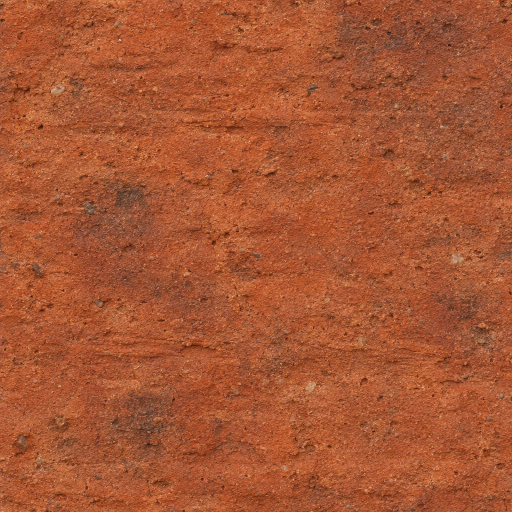
#> input picture unreal/PlayAmerica250/SourceArt/battlefield/raw/BrickHandmade.png, 1024 x 1024 px (shown at 1/2 size)
$ python -i build_battlefield_backdrop.py   (imports and definitions only)
#> lines starting #> are read from the running program, lines starting #| are printed output that depends on the picture
"""Photographic horizon and ground variation for the battle levels.

Two things a tiling surface texture cannot give, each from OpenAI images
(PA250_OPENAI_IMAGE_MODEL, default gpt-image-2.6-sunburst, quality high):

  raw/Horizon_<n>.png               wood-edge photographs, sky cut out (RGBA, 2560x864)
  textures/HorizonTreeline.png      the panels joined into one strip that wraps (8192x1024,
                                    RGBA; alpha is the cut-out). Drawn on a ring round the
                                    field by build_levels.py, so the ground no longer ends in
                                    a bare skyline.
  raw/PastureAerial.png             a pasture from the air, about 55 m across
  textures/PastureMacro.png         the same as a tiling *variation* map: linear, 128 = no
                                    change. The meadow material multiplies the 3 m grass tile
                                    by it, so a field has greener and drier drifts like a
                                    real one instead of one flat tone.

  /opt/homebrew/bin/python3 tools/art/build_battlefield_backdrop.py [--force] [--process-only]

19 April 1775 followed an early spring in Middlesex (grass up, fruit trees in bloom), so the
woods are shown in first pale leaf with white pine among them. The treeline is a reading, not
a record of any one wood. OPENAI_API_KEY comes from services/negotiation/.env, never printed.
"""

from __future__ import annotations

import argparse
import os
import sys
from concurrent.futures import ThreadPoolExecutor
from pathlib import Path

from PIL import Image, ImageChops, ImageFilter, ImageMath, ImageStat

sys.path.insert(0, str(Path(__file__).resolve().parent))
import build_battlefield_textures as bt  # noqa: E402

OUT = bt.OUT
PANEL_SIZE = "2560x864"
STRIP = (8192, 1024)
OVERLAP = 220  # px of cross-fade between neighbouring panels (at panel resolution)

HORIZON_COMMON = (
    "Wide photograph, camera level and straight on from about 150 metres away across open "
    "ground, long lens so there is no perspective convergence. The wood runs straight across "
    "the whole frame from the left edge to the right edge without a gap, its foot on one level "
    "line near the bottom of the frame, and it is dense enough that no sky shows through below "
    "the crown line. Soft, even, slightly hazy daylight with no hard shadows and no sun glare. "
    "Natural muted colours, real photograph, sharp focus. No buildings, no people, no animals, "
    "no roads, no poles, no wires, no modern objects, no text. No grass foreground: the frame "
    "ends at the foot of the wood. The sky above the crowns is cut out: transparent background."
)

HORIZON: dict[str, str] = {
    "Horizon_1": "The edge of a Massachusetts woodlot in mid April: oaks, red maples and ashes in "
    "first pale yellow-green leaf, a few still bare grey crowns, three tall dark white "
    "pines standing above them, brushy undergrowth and a low dry fieldstone wall along "
    "the foot.",
    "Horizon_2": "The edge of an old New England hardwood forest in mid April: tall oaks, hickories "
    "and chestnuts with grey trunks and thin new pale-green leaves, red maple blossom "
    "haze, a tangle of brush and brambles at the foot.",
    "Horizon_3": "A stand of tall eastern white pines with a few birches and maples in early spring "
    "leaf in front of them, mid April in Massachusetts, dark green pine crowns of uneven "
    "height, a low fieldstone wall half hidden in brush along the foot.",
    "Horizon_4": "The edge of a swampy New England wood in mid April: red maples in dull red bloom, "
    "alders, willows in bright yellow-green new leaf, a few dark hemlocks, dry tan reeds "
    "and shrubs along the foot.",
    "Horizon_5": "A mixed New England wood on a low rise in mid April: oaks and maples in first pale "
    "leaf, scattered white pines, some bare grey ash crowns, crown line gently rising "
    "and falling, juniper and brush along the foot.",
    "Horizon_6": "The edge of a farm woodlot in Massachusetts in mid April: young maples, birches and "
    "oaks in fresh light green leaf with old tall oaks behind, two white pines, a dry "
    "fieldstone wall along the foot overgrown with brush.",
}

AERIAL_PROMPT = (
    "Aerial photograph looking straight down from sixty metres up at a rough, unimproved New "
    "England common pasture in mid April, the frame about fifty-five metres across. Uneven "
    "drifts of short new green grass, paler tan patches of last year's dead thatch, a few "
    "darker damp hollows, a few small scuffed bare-earth spots and faint meandering sheep "
    "tracks. The same kind of ground fills the whole square frame edge to edge. Flat overcast "
    "light, no shadows. No trees, no bushes, no rocks larger than a hand, no fences, no walls, "
    "no roads, no animals, no people, no buildings, no text. Real photograph, natural muted "
    "colours."
)


# [11 lines left out: function _gen_panel, not called in this run]


def _bleed(img: Image.Image) -> Image.Image:
    """Carry edge colour out into the transparent pixels, so mips and filtering never pull
    in whatever the model left under zero alpha (a dark or pale fringe round every twig)."""
    r, g, b, a = img.split()
    solid = a.point(lambda v: 255 if v > 24 else 0)
    black = Image.new("L", img.size, 0)
    pm = [Image.composite(c, black, solid) for c in (r, g, b)]
    out = list(pm)
    filled = solid
    for radius in (2, 4, 8, 16, 32, 64, 128):
        cover = solid.filter(ImageFilter.GaussianBlur(radius))
        reach = cover.point(lambda v: 255 if v > 0 else 0)
        for i in range(3):
            blurred = pm[i].filter(ImageFilter.GaussianBlur(radius))
            fill = ImageMath.lambda_eval(
                lambda e: e["convert"](
                    e["min"](
                        e["float"](e["c"]) * 255.0 / e["max"](e["float"](e["m"]), 1.0),
                        255,
                    ),
                    "L",
                ),
                c=blurred,
                m=cover,
            )
            out[i] = Image.composite(out[i], fill, filled)
        filled = ImageChops.lighter(filled, reach)
    mean = [int(ImageStat.Stat(c, solid).mean[0]) for c in (r, g, b)]
    out = [
        Image.composite(c, Image.new("L", img.size, m), filled)
        for c, m in zip(out, mean, strict=False)
    ]
    return Image.merge("RGBA", (*out, a))


# [137 lines left out: functions _foot_row, build_strip, build_macro, main, not called in this run]


# [2 lines not run here, left out]

>>> import cv2
>>> picture = cv2.imread('../../unreal/PlayAmerica250/SourceArt/battlefield/raw/BrickHandmade.png', cv2.IMREAD_GRAYSCALE)
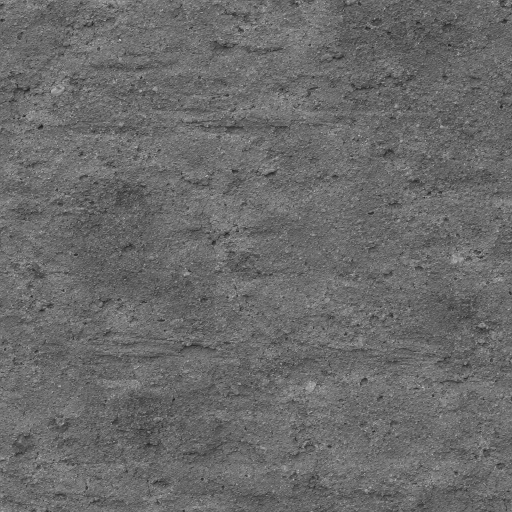
#> picture: shape (1024, 1024) (shown at 1/2 size); min 22, max 233, mean 106.3
#> (the run stopped early here; a loop or call above may not have finished)

$ run again, on unreal/PlayAmerica250/SourceArt/battlefield/raw/Fieldstone.png
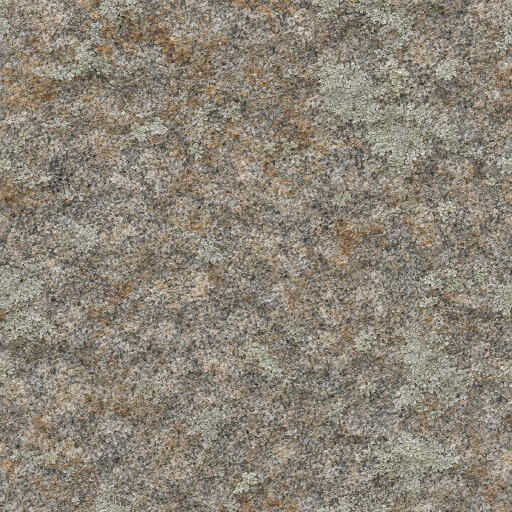
#> input picture unreal/PlayAmerica250/SourceArt/battlefield/raw/Fieldstone.png, 1024 x 1024 px (shown at 1/2 size)
#> `picture = cv2.imread('../../unreal/PlayAmerica250/SourceArt/battlefiel..`:
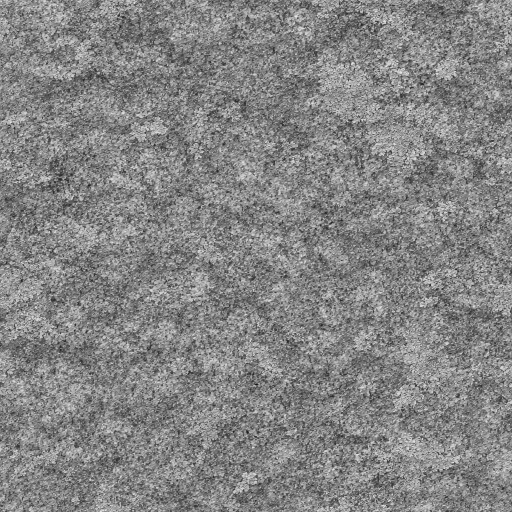
#> picture: shape (1024, 1024) (shown at 1/2 size); min 15, max 249, mean 132.5
